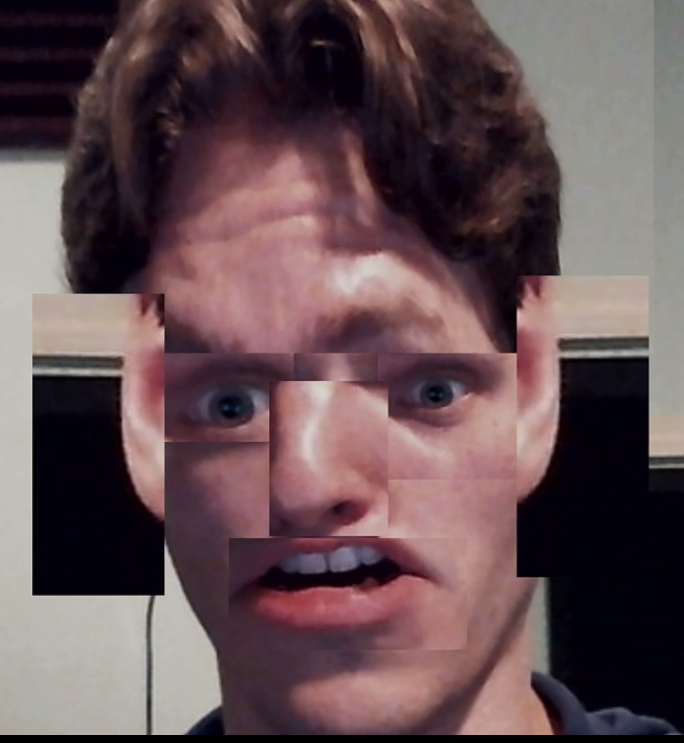
#> input picture ch6/jermaPicasso.png, 684 x 743 px
$ python crop.py --image jermaPicasso.png
#> lines starting #> are read from the running program, lines starting #| are printed output that depends on the picture
import numpy as np
import argparse
import cv2

ap = argparse.ArgumentParser()
ap.add_argument("-i", "--image", required = True, help = "image path")
args = vars(ap.parse_args())

image = cv2.imread(args["image"])
#> image is the input picture: shape (743, 684, 3); mean B, G, R 83.4, 79.7, 100.9
cv2.imshow("the most interesting man in the world", image)

y1 = 380
y2 = 530
x1 = 270
x2 = 365

cropped = image[y1:y2,x1:x2]
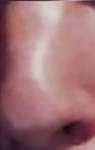
#> cropped: shape (150, 95, 3); mean B, G, R 116.6, 113, 158.8
cv2.imshow("jermaSchnoz",cropped)

cv2.waitKey(0)
